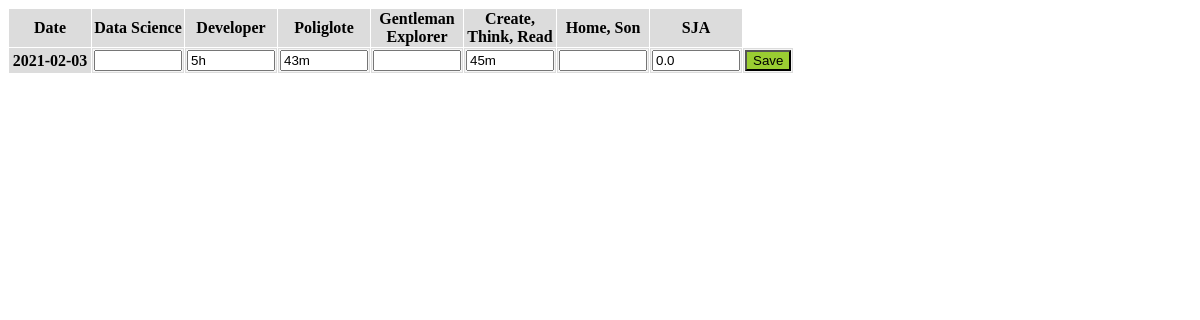
The page /day/edit/2021-02-03 on the database its author committed.
### mymonth/models.py (models this page shows, shortened)
class Days(db.Model):
    id = db.Column(db.Date, primary_key = True)
    ds = db.Column(db.Interval)   # Data Science
    dev = db.Column(db.Interval)  # Developer
    pol = db.Column(db.Interval)  # Poliglote
    ge = db.Column(db.Interval)   # Gentleman Explorer
    crt = db.Column(db.Interval)  # Create Read Think
    hs = db.Column(db.Interval)   # Home Son
    alk = db.Column(db.Float)     # Alko

### mymonth/routes.py (the view, shortened to what this page needs)
@app.route('/day/edit/<id_day>', methods=['GET', 'POST'])
def edit_day(id_day):
    day = Days.query.get_or_404(date.fromisoformat(id_day))
    form_day = DayEditForm()
    return render_template('edit_day.html', form_day=form_day, day=day, f_string_from_duration=string_from_duration, f_string_from_float=string_from_float)

### mymonth/forms.py
class DayEditForm(FlaskForm):
    id = DateField(label='Date')
    ds = StringField(label='Data Science')
    dev = StringField(label='Developer')
    pol = StringField(label='Poliglote')
    ge = StringField(label='Gentleman Explorer')
    crt = StringField(label='Create, Think, Read')
    hs = StringField(label='Home, Son')
    alk = StringField(label='SJA')
    submit = SubmitField(label='Save')

### mymonth/utils.py (called while the page is built)
def string_from_duration(x):
    if isinstance(x, datetime):
        x = x - datetime(1970, 1, 1)
    if x is None or x is NaT or x.total_seconds() == 0:
        return ''
    total_seconds = x.total_seconds()
    days = total_seconds // 86400
    total_seconds -= days * 86400
    hours = total_seconds // 3600
    total_seconds -= hours * 3600
    minutes = total_seconds // 60
    total_seconds -= minutes * 60
    seconds = total_seconds
    duration_items = [(days, 'd'), (hours, 'h'), (minutes, 'm'), (seconds, 's')]
    non_zero_items = 0
    for item in duration_items:
        if item[0] != 0:
            non_zero_items += 1
    if non_zero_items > 2:
        duration_items.pop(-1)
    outcome = ''
    for item in duration_items:
        if item[0] != 0:
            outcome += f'{int(item[0])}{item[1]} '
    return outcome[:-1]

def string_from_float(x):
    outcome = x
    if x is None:
        outcome = ''
    return outcome

### mymonth/templates/edit_day.html (shortened to what this page needs)
{% extends "layout.html" %}
{% block content %}
<table>
    <form method="POST" action="">
        <tr>
            <th>{{ form_day.id.label }}</th>
            <th>{{ form_day.ds.label }}</th>
            <th>{{ form_day.dev.label }}</th>
            <th>{{ form_day.pol.label }}</th>
            <th>{{ form_day.ge.label }}</th>
            <th>{{ form_day.crt.label }}</th>
            <th>{{ form_day.hs.label }}</th>
            <th>{{ form_day.alk.label }}</th>
        </tr>
        <tr>
            <th>{{day.id}}</th>
            <td>{{ form_day.ds(style="width: 80px", value=f_string_from_duration(day.ds)) }}</td>
            <td>{{ form_day.dev(style="width: 80px", value=f_string_from_duration(day.dev)) }}</td>
            <td>{{ form_day.pol(style="width: 80px", value=f_string_from_duration(day.pol)) }}</td>
            <td>{{ form_day.ge(style="width: 80px", value=f_string_from_duration(day.ge)) }}</td>
            <td>{{ form_day.crt(style="width: 80px", value=f_string_from_duration(day.crt)) }}</td>
            <td>{{ form_day.hs(style="width: 80px", value=f_string_from_duration(day.hs)) }}</td>
            <td>{{ form_day.alk(style="width: 80px", value=f_string_from_float(day.alk)) }}</td>
            <td>{{ form_day.submit(class="btn_edit_day_save") }}</td>
        </tr>
    </form>
</table>
{% endblock content %}

### mymonth/static/styles.css (style rules this page uses)
table { border-spacing: 1px; }
td { background-color: whitesmoke; border: 1px solid gainsboro; }
th { background-color: gainsboro; width: 80px; }
.btn_edit_day_save { background-color: yellowgreen; }

### rows shown on the page
Days: id "2021-02-03", dev "5h", pol "43m", crt "45m", alk "0.0"
